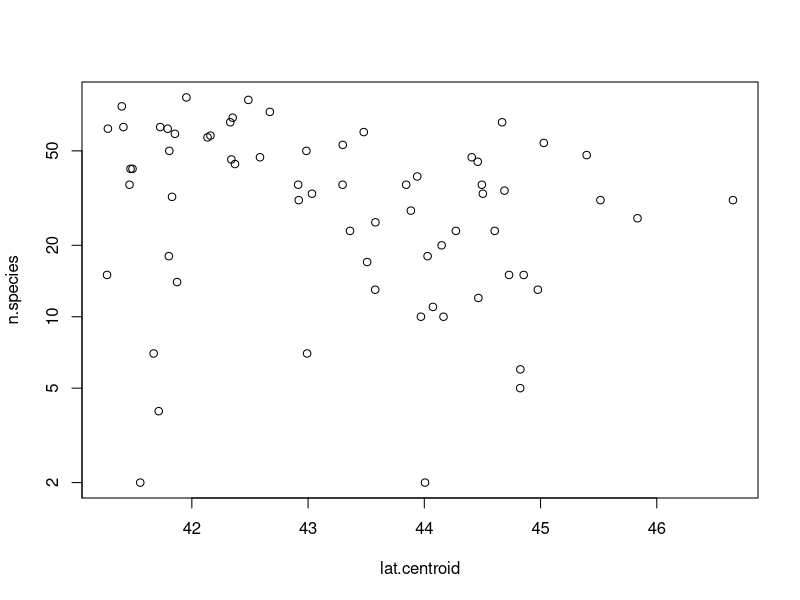
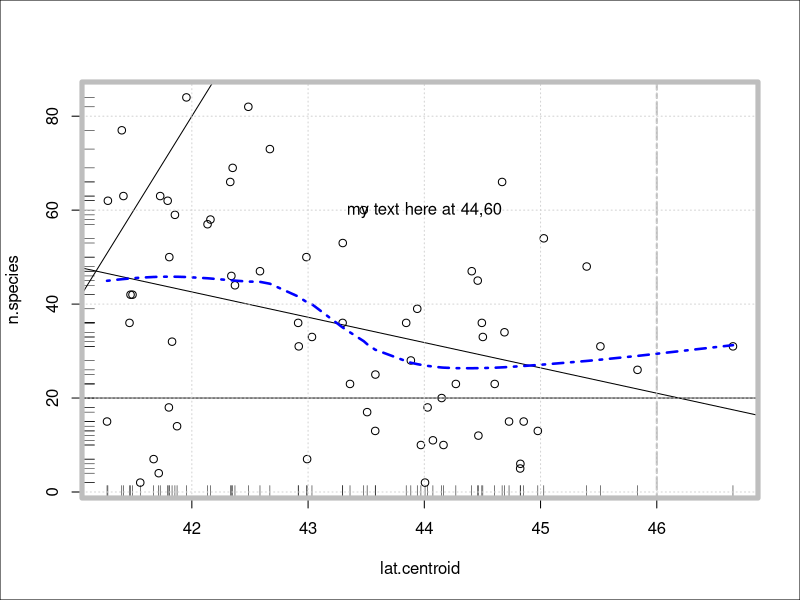
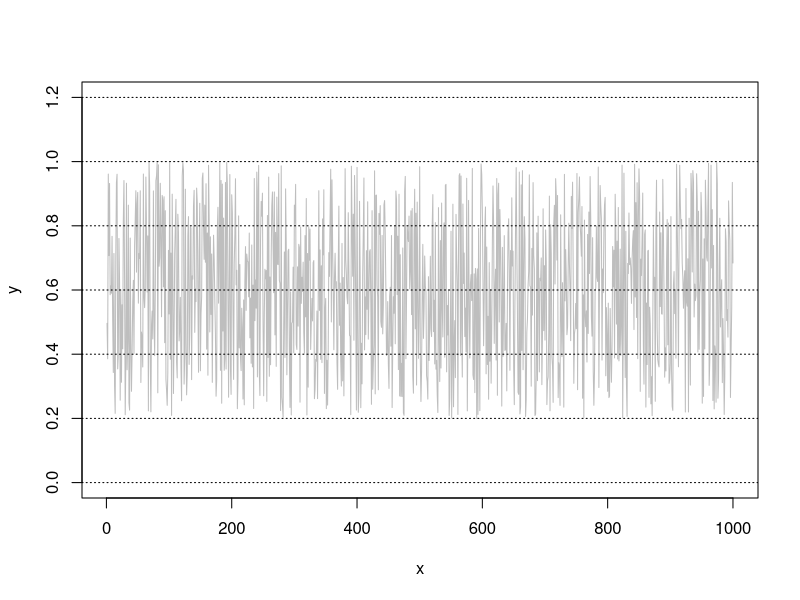
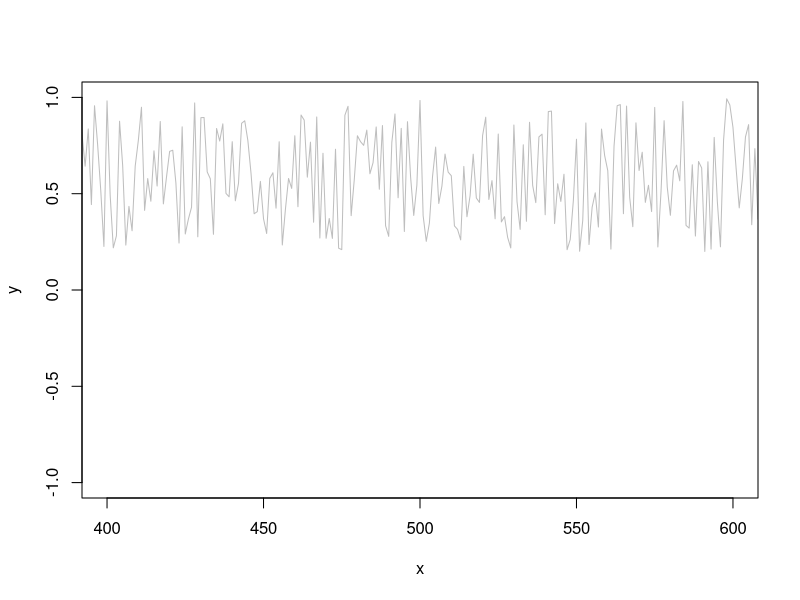
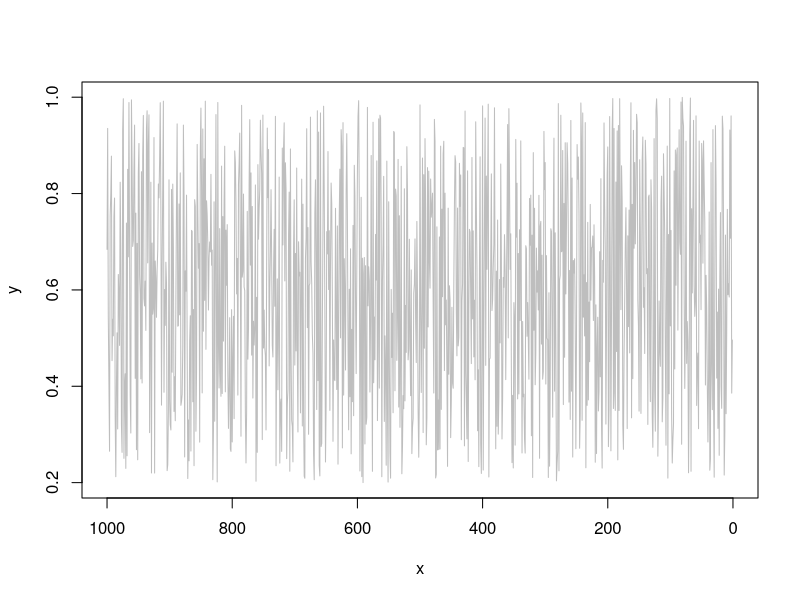
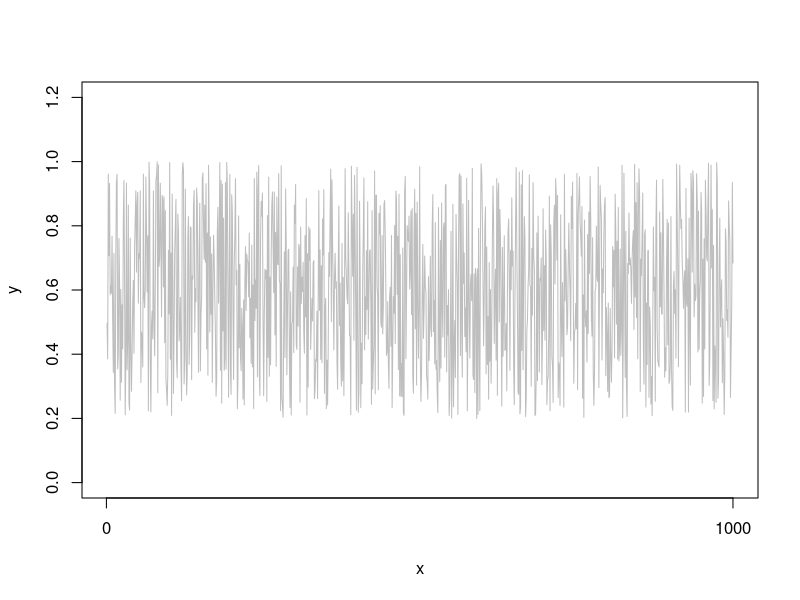
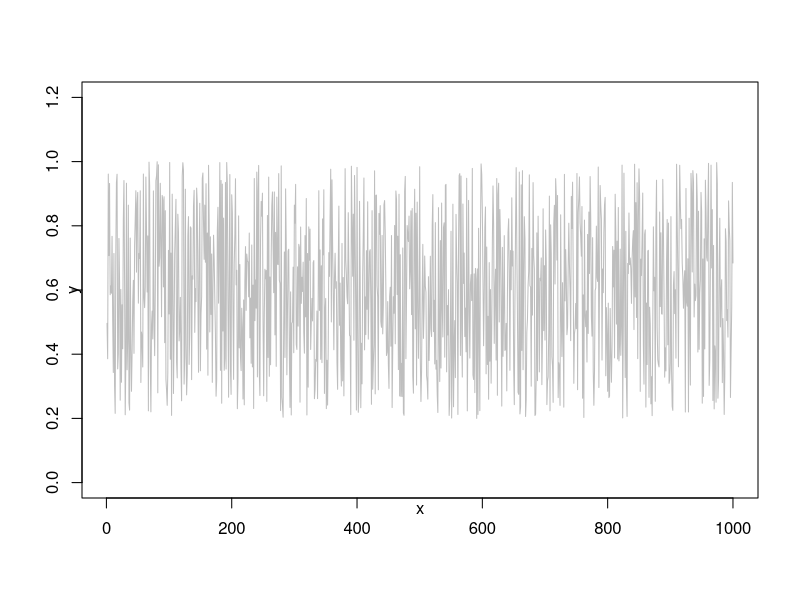
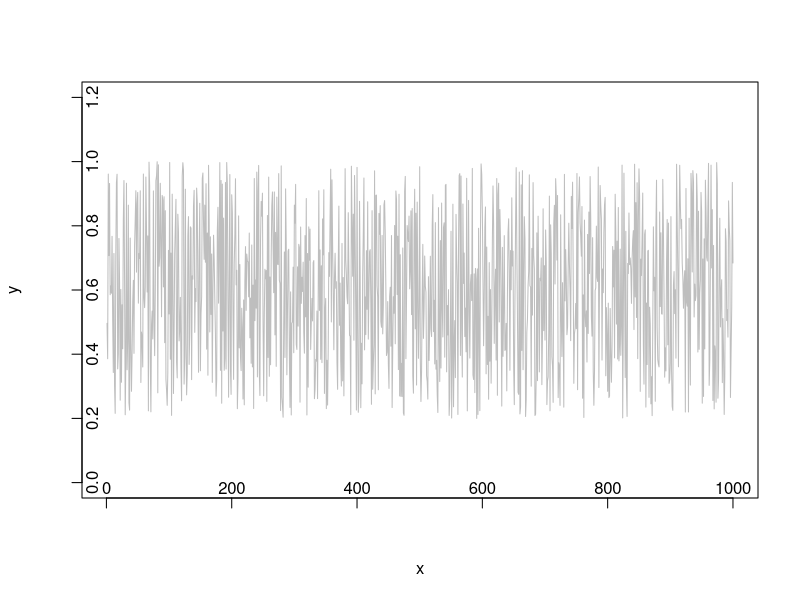

Reproduce these figures in R, in order.
# Base Graphics in R - TONS OF GRAPHICS!!!! Chilling out with Nick. 
# April 25, 2017

####################################################
#  Standard calls for preserving defaults, and reading a csv
par() # a ridiculous number of graphic parameters
opar <- par(no.readonly=TRUE) # store defaults of changeable options
Ant.Data <- read.table(file="antcountydata.csv",
                       header=TRUE,
                       sep=",",
                       stringsAsFactors=FALSE)
attach(Ant.Data) # to cut down on typing of data frame name


####### Basic Graphs and Lines
plot(x=lat.centroid,y=n.species,log="y") # log transforms; use x,y, or xy
plot(x=lat.centroid,y=n.species)
abline(h=20) # drawing a horizontal line
abline(v=46,lwd=2,lty="twodash",col="grey") # drawing a vertical line
abline(a=-1600,b=40) # intercept and slope
abline(lm(n.species~lat.centroid)) # standard regression
lines(lowess(n.species~lat.centroid),col="blue",lty="dotdash",lwd=2.5)
rug(lat.centroid) # show the density of data points
rug(n.species,side=2) # can be done on any axis for any variable
grid()
box(which="outer") # box options: outer, inner, figure, plot
box(col="gray",lwd=5)
text(44,60,"my text here at 44,60")

####### Standard Axes
par(opar)
x <- 1:1000
y <- runif(1000,0.2)
plot(x,y,type="l",col="grey",ylim=c(0,1.2))
grid(nx=NA,ny=NULL,col="black")

# adjustments for standard axes

# use  xlim and y lim for clipping or adding white space
plot(x,y,type="l",col="grey",xlim=c(400,600),ylim=c(-1,1))

# use xlim and ylim reversed to flip axes
plot(x,y,,type="l",col="grey",xlim=c(1000,0))

# use lab for ticks x,y, len of label (default=7)
plot(x,y,type="l",col="grey",ylim=c(0,1.2),
     lab=c(1,5,7))

# use mgp for lines of text from edge. 3 numbers are:
# 1) margin label; 2) tick mark labels; 3) axis line
# defaults are 3,1,0

plot(x,y,type="l",col="grey",ylim=c(0,1.2),
     mgp=c(0,1,0)) # pulls in label

plot(x,y,type="l",col="grey",ylim=c(0,1.2),
     mgp=c(3,-1,0)) # pulls in label to inside


plot(x,y,type="l",col="grey",ylim=c(0,1.2),
     mgp=c(3,1,1)) # moves out entire axis

# use tcl to control length and direction of ticks; default=-0.5
plot(x,y,type="l",col="grey",ylim=c(0,1.2),
     tcl=1,lab=c(5,5,7))

# could pull in labels and use inner tick marks
# use las to flip tick labels to all horizontal
plot(x,y,type="l",col="grey",xlim=c(-40,1000),ylim=c(0.17,1),
     tcl=0.3,mgp=c(2,0.2,0),las=1,ann=FALSE,bty="L")

# use xlog in par or log in plot for transform
plot(x,y,type="l",col="grey",log="x")

# use xaxs and yaxs to control style of axis setting
# default = r = expanded range
# or set as i = exact range

par(pty="s")
par(mfrow=c(2,1))
par(mar=c(2,2,1,1))
plot(x,y,type="l",col="grey",ann=FALSE,xaxs="r")
plot(x,y,type="l",col="grey",ann=FALSE,xaxs="i")

################Custom Axes
par(opar)
# create random data with gamma distribution
x <- 1:20
y <- rgamma(20,1,2)

# set x limit to avoid clipping at start
par(mar=c(5,4,4,4))
plot(x,y,type="b",pch=23,bg="slateblue",
     xlim=c(0,20),ylim=c(0,1.3),
     axes=FALSE,ann=FALSE)

# use sequence and take default tick labels
axis(1,at=seq(0,20,by=5))

# use mtext to add text labels in the margins
mtext("Time",1,line=3)

# use sequence and override with user labels
axis(2, at=seq(0,1.3,length=4),labels=c("low","med","high","peak"),
     las=2)

# thicken up tick lines and move axis out a bit
axis(3,at=seq(0,20,by=5),line=1,lwd=2,lwd.ticks=2,font=2)

# move the axis and ticks inward with the mgp argument
axis(4,at=seq(0,1.3,length=4),labels=c("l","m","h","p"),
     las=2,mgp=c(0,1.4,1.9),tcl=2,
     col.axis="red",col="slateblue")

# overplot the axis to easily create minor tick marks
axis(4,at=seq(0,1.3,length=7),labels=FALSE,
     mgp=c(0,1.4,1.9),tcl=0.75,
     col="slateblue")
par(opar)

###Cleaned Up Regression
par(mar=c(5,6,2,2)+0.1)
plot(x=lat.centroid,y=n.species,
     xlab="Latitude",ylab="Number of Species",
     las=1,cex.axis=1.2,cex.lab=1.5)
reg.model <- lm(n.species~lat.centroid)
abline(reg.model)
rug(n.species,side=2)
grid()

############Text Annotations
par(opar)
x <- 1:5
y <- seq(1,5,1)
plot(x,y)
text(1,1,"right",pos=4) # use pos to offset the text

# use vectors for multiple plotting
plot(x,y,ann=FALSE, axes= FALSE, col="green")
box(col="gray")
text(x[-3],y[-3],c("right","top","bottom","left"),pos=c(4,3,1,2))
text(3,3,"overlay")
text(4,2,"angle = 10 degrees",srt=10)

# illustration of plot math
plot(x,y,ann=FALSE, axes= FALSE, type="n")
box(col="gray")

text(3,4,
     expression(sqrt(x[i]^2+y[i]^2)-hat(beta)))


text(3,3,
     expression(bar(x) == sum(frac(x[i], n),
                              i == 1,n)))

# alter size, color, font, and rotation
text(3,3,
     expression(bar(x) == sum(frac(x[i], n),
                              i == 1,n)),
     cex=4,col="red",font=1,srt=-10)

text(3,2,
     expression(paste("Temperature (", degree,
                      "C) in 2013")))

###########Graphical Annotations
x <- 1:10
y <-runif(10)

plot(x,y,type="n",xlim=c(0,10),ylim=c(0,1))

points(x,y)
lines(x,y)

xspline(x,y,shape=0) # -1,0,1
xspline(x,y,shape=1,open=FALSE)
polygon(x,y,col="coral")

rect(8,0.1,10,0.2,col="blue")
rect(0,0,x,y,lty="dashed")
segments(0,1,3,0)
segments(0,0,x,y)
arrows(0,0,x,y)
points(0,0)

######Panel Layout & 4 Variations On Plot Type
####################################################
# illustrating panel layout and 4 variations on plot type
Random.Data <- rnorm(20)
time <- 1:20
par(mfrow=c(3,2))
plot(Random.Data,type="p")
plot(Random.Data,type="l")
plot(Random.Data,type="b")
plot(Random.Data,type="o")
plot(Random.Data,type="s")
plot(Random.Data,type="h")

par(opar)
plot(Random.Data,type="n")

#########Special Plots With Linear Model
attach(Ant.Data)
####################################################
# illustrating special plots that come with a linear model
par(mfrow=c(2,2))
Ant.Model <- lm(n.species~lat.centroid)
summary(Ant.Model)
plot(Ant.Model)
plot(lat.centroid,n.species)
abline(Ant.Model)
abline(h=10,lty="dashed")
abline(v=45,col="red",lty="dotdash")

#############Plots In A Single Dimension
# illustrating plots for a single dimension of data
par(mfrow=c(1,2))

plot(n.species) # plots numeric data in order
plot(table(ecoregion)) # plots tabled counts of factors as lines

barplot(table(ecoregion))
Little.Data <- c(3,2,1,5,6)
names(Little.Data) <- LETTERS[1:5]
barplot(Little.Data) # plots numeric data as bar heights

pie(Little.Data) # plots numeric data as pie slices     
dotchart(Little.Data) # plots numeric data as ordered dot plots

boxplot(n.species) # plots numeric data as box plot
par(mfrow=c(1,1))
hist(n.species) # plots numeric data as histogram
stripchart(Little.Data) # plots numeric data in a single strip chart
plot(density(n.species)) # plots kernel density of a numeric variable

###Bar Plot With Custom Error Bars
ecoregion.means <- by(n.species,ecoregion,mean)

barplot(ecoregion.means,names.arg=letters[1:5],
        ylim=c(0,100))
midpoints <- barplot(ecoregion.means,plot=FALSE)
ecoregion.sd <- by(n.species,ecoregion,sd)

arrows(midpoints,ecoregion.means,midpoints,
       ecoregion.means+ecoregion.sd,angle=90,
       length=0.1)

# For a double-headed arrow, adjust starting
# points and use code=3
arrows(midpoints,ecoregion.means-ecoregion.sd,midpoints,
       ecoregion.means+ecoregion.sd,angle=90,
       length=0.1,code=3)
points(midpoints,ecoregion.means,pch=19)

# plotting points with asymmetric
# confidence intervals
par(opar)

# using the quantile function
z <- rnorm(1000)
quantile(z,probs=0.95)
hist(z)
abline(v=quantile(z,probs=c(0.05,0.95)),lty="dashed",col="red")
abline(v=quantile(z,probs=c(0.025,0.975)),lty="dotted",col="blue")

# Calculate Confidence intervals with the by function
quantile(n.species,probs=0.025)
Con.low <- by(n.species,ecoregion,quantile,probs=0.025)
Con.high <- by(n.species,ecoregion,quantile,probs=0.975)

# set up a blank plot (show code first)
plot(1:5,1:5)
plot(1:5,1:5,xlim=c(0.5,5),ylim=c(0,100))
plot(1:5,1:5,xlim=c(0.5,5),ylim=c(0,100),type="n")

# fully blank plot
plot(1:5,1:5,xlim=c(0.5,5),ylim=c(0,100),type="n",
     ,axes= FALSE,ann=FALSE)

# add axes with labels
axis(1,at=seq(1:5),labels=letters[1:5])
axis(2)
mtext("Number of Species",side=2,line=2.5)
box(bty="L")
arrows(1:5,ecoregion.means,1:5,Con.low,angle=90,length=0.1)
arrows(1:5,ecoregion.means,1:5,Con.high,angle=90,length=0.1)
points(1:5,ecoregion.means,pch=23,cex=1.5,bg="gold")
abline(h=seq(0,100,by=20),col="gray",lty="dotted")

# add minor tick marks
# first find your location in the plot
points(1,0)
points(0,0)
points(0.5,0)
par("usr") # get limits

# try plotting a point points(0.32,10)
points(0.32,10)
par("xpd")
par(xpd=TRUE) # change clippig to figure region
points(0.32,10)
# first refresh plot
segments(rep(0.32,5),seq(10,90,length=5),rep(0,5),seq(10,90,length=5))

##############Regression Line With Confidence, Prediction Intervals
##########################################
# fit the model

reg.model <- lm(mean.ann.temp~lat.centroid)

#################################################
# confidence and prediction intervals for original data
par(opar)
con.1 <- predict(reg.model,interval="confidence")
pred.1 <- predict(reg.model,interval="prediction")

####################################################
# confidence and prediction intervals for new x data
# (extrapolation and more finely spaced x)


nd <- seq(35,50,length=100)

con.2 <- predict(reg.model,interval="confidence",
                 newdata=data.frame(lat.centroid=nd))

pred.2 <- predict(reg.model,interval="prediction",
                  newdata=data.frame(lat.centroid=nd))

#####################################################
# plot results just for data interval

plot(lat.centroid,mean.ann.temp)
abline(reg.model)

matlines(Ant.Data$lat.centroid,con.1[,c("lwr","upr")],
         col="red",lty=1,type="l")

matlines(Ant.Data$lat.centroid,pred.1[,c("lwr","upr")],
         col="blue",lty=1,type="l")

##################################################
# plot results for extrapolated interval and smooth data
plot(lat.centroid,mean.ann.temp,xlim=c(30,50),ylim=c(-5,15))

abline(reg.model)

matlines(nd,con.2[,c("lwr","upr")],
         col="red",lty=1,type="l")

matlines(nd,pred.2[,c("lwr","upr")],
         col="blue",lty=1,type="l")

###########################################################
# plot the results as a confidence band using a polygon

plot(lat.centroid,mean.ann.temp,
     xlim=c(34,50),ylim=c(-5,25),type="n")

polygon(c(nd,rev(nd)),c(con.2[,2],rev(con.2[,3])),
        col="thistle",border=NA)

points(lat.centroid,mean.ann.temp)

abline(reg.model)

##########################################################
# plot the results as a prediction band using a polygon

plot(lat.centroid,mean.ann.temp,
     xlim=c(34,50),ylim=c(-5,25),type="n")

polygon(c(nd,rev(nd)),c(pred.2[,2],rev(pred.2[,3])),
        col="wheat",border=NA)

points(lat.centroid,mean.ann.temp)
abline(reg.model)

#########################################################

##############Layout Function For Visualizing Plot Space
#############################################
# Creating a function for illustrating plot layouts
my.layout <- function (x=1) {
  for (i in 1:x) plot(runif(100),type="b",
                      col="gray",lwd=2,ann=FALSE,las=1)
  
  mtext("X axis label",side=1,font=2,line=3)
  mtext("Y axis label",side=2,font=2,line=3)
  mtext("Top Plot label",side=3,font=2,line=1)
  mtext("Side\nPlot\nLabel",side=4,font=2,line=1,las=1)
  mtext("BOTTOM OUTER MARGIN LABEL",side=1,font=2,line=1,cex=2,outer=TRUE)
  mtext("SIDE OUTER MARGIN LABEL",side=2,font=2,line=1,cex=2,outer=TRUE)
  mtext("TOP OUTER MARGIN LABEL",side=3,font=2,line=1,cex=2,outer=TRUE)
  mtext("SIDE\nOUTER\nMARGIN\nLABEL",side=4,font=2,line=1,cex=2,outer=TRUE,las=1)
  
  box(which="outer",col="red",lwd=4)
  box(which="inner",col="blue",lwd=4)
  box(which="figure",col="darkgreen",lwd=4)
  box(which="plot",col="goldenrod",lwd=4)
  
  par(opar)
}
############################################
# Check out appearance with default settings

my.layout(1)

##########################################
# Adjusting Margins of a Single Figure with mar (= lines of text)

par("mar")

par(mar=c(5,5,4,4))
my.layout(1)

##########################################
# Adding outer plot margins with oma (= lines of text)

par("oma")

par(oma=c(3,3,3,8))
my.layout(1)

##########################################

# Creating a square plot with pty (default = "m")

par("pty")
par(pty="s")

my.layout(1)

########################################
# Using mfrow for multi-panel plots

par("mfrow")
par(mfrow=c(3,2))
my.layout(6)

# Add in your outer margins & square plot regions

par("oma")
par(oma=c(6,6,6,6))
par(pty="s")
par(mar=c(2,2,2,2))
par(mfrow=c(3,4))
my.layout(12)

###############################################
# Gaining more control with the layout function

layout(matrix(1:6,nrow=3,byrow=TRUE))
layout.show(6)
my.layout(6)

# Matrix elements give the order of filling
layout(matrix(c(1,2,3,4,6,5),nrow=3,byrow=FALSE))
layout.show(6)
my.layout(6)

###########################################
# as before, outer margins can be added

layout(matrix(1:6,nrow=3,byrow=TRUE))
layout.show(6)
par("oma")
par(oma=c(4,4,4,4))
layout.show(6)
my.layout(6)

##################################################
# use "respect" option to square up the entire figure region

layout(matrix(1:6,nrow=3,byrow=TRUE),respect=TRUE)
layout.show(6)

par(oma=c(4,4,4,4))
layout.show(6)
my.layout(6)

###################################################
# allows for more compact figures; use with pty="s"

layout(matrix(1:12,nrow=3,byrow=TRUE),respect=TRUE)
layout.show(12)

par(oma=c(4,4,4,4))
par(mar=c(2,2,2,2))
par(pty="s")

layout.show(12)
my.layout(12)

###################################################
# alter the widths and/or heights of figures

layout(matrix(1:6,nrow=3,byrow=TRUE),widths=c(2,1))
layout.show(6)
my.layout(6)

layout(matrix(1:6,nrow=3,byrow=TRUE),widths=c(2,1),
       heights=c(1,2,1))
layout.show(6)
my.layout(6)

###################################################
# use "0" matrix entries for no plot
# use multiple matrix entries for expanded plot regions

layout(matrix(c(1,1,1,2,0,3),nrow=2,byrow=TRUE))
layout.show(3)
my.layout(6)

###################################################
# use all of this to combine graphic elements

# set up plotting regions

par(opar)
layout(matrix(c(2,0,1,3),nrow=2,byrow=TRUE),
       heights=c(1,8),widths=c(8,1))
layout.show(3)
########################################################
# create some skewed data and sort it
x <- sort(rgamma(100,shape=2,scale=1))
y <- sort(rgamma(100,shape=2,scale=1),decreasing=TRUE)

########################################################
# generate the basic scatterplot
par(mar=c(4,5,0,0))
plot(x,y,ann=FALSE,cex=2,pch=21,bg="cornflowerblue")

par(mar=c(0,5,0,0))
#par(bty="n")
#par(xaxt="n")


boxplot(x,names=FALSE,horizontal=TRUE,col="cornflowerblue")
par(mar=c(4,0,0,0))

#par(yaxt="n")
boxplot(y,names=FALSE, horizontal=FALSE,col="cornflowerblue")
par(opar)

##################################### Inset Figures
par(opar)
set.seed(102)

####################################################
# create a stochastic increasing time series

x <- 1:1000
y <- rgamma(1000,shape=2,scale=1) + 0.01*x

###################################################
# select a time slice for plotting
slice <- 300:700

# create the main graph

par(mar=c(5,6,1,1))
plot(x[slice],y[slice],xlim=range(slice),col="gray",type="l",
     xlab="Time",ylab="Temperature",
     font.lab=2,cex.lab=1.5,las=1,ylim=range(y[slice]))

##################################################################
#add par commands to strip margins, overplot, and place the inset

par(new=TRUE) # overlay existing plot
par(mar=c(0,0,0,0)) # strip out the margins for the inset plot
par(fig=c(0.4,0.7,0.80,0.94)) # fig shrinks and places relative to figure region

#################################################################
# separately create the inset graph

plot(x,y,type="l",ann=FALSE)
rect(slice[1],-1,slice[length(slice)],1000,col="gray",border=NA)
box()
lines(x,y)

#################### Overlapping histograms
# adjusting colors for transparency
# first, with no adjustment
par(opar)

x1 <- rnorm(100,0,1)
x2 <- rnorm(100,2,1)

hist(x1,xlim=range(c(x1,x2)),ylim=c(0,35),
     col="red",breaks=seq(-4,6,by=0.5))
par(new="TRUE")

hist(x2,xlim=range(c(x1,x2)), ylim=c(0,35),
     axes=FALSE,ann=FALSE,
     col="blue",breaks=seq(-4,6,by=0.5))

par(opar)

# now adjust the blue to 50% transparency
my.blue <- adjustcolor("blue",alpha.f=0.5) # completely opaque at alpha.f=1 and completely transparent at alpha.f=0

hist(x1,xlim=range(c(x1,x2)),ylim=c(0,35),
     col="red",breaks=seq(-4,6,by=0.5))

par(new="TRUE")

hist(x2,xlim=range(c(x1,x2)), ylim=c(0,35),
     axes=FALSE,ann=FALSE,col=my.blue,
     breaks=seq(-4,6,by=0.5)) # my.blue not in quotes!
##################################### Polygon Confidence Interval
par(mar=c(5,6,4,2)+0.1)
par(pty="s")

# create data
x <- 1:100
Exp <- 50 + x*0.1
Con.High <- Exp + 5 + rnorm(100)
Con.Low <- Exp - 5 + rnorm(100)
One.Run <- Exp + rnorm(100,0,2)

# create plot
plot(Exp~x,type="l",
     xlab= "Time Step",
     ylab="Populatioh Size (N)",
     lty="dashed",
     ylim=range(One.Run,Exp,Con.High,Con.Low),
     cex.lab=1.5,las=1,cex.axis=1.5)

# add polygon and overplot the lines
polygon(c(x,rev(x)),c(Con.Low,rev(Con.High)),col="thistle",border=NA)
lines(x,Exp,lty="solid",col="purple",lwd=1.5)
lines(x,One.Run)
